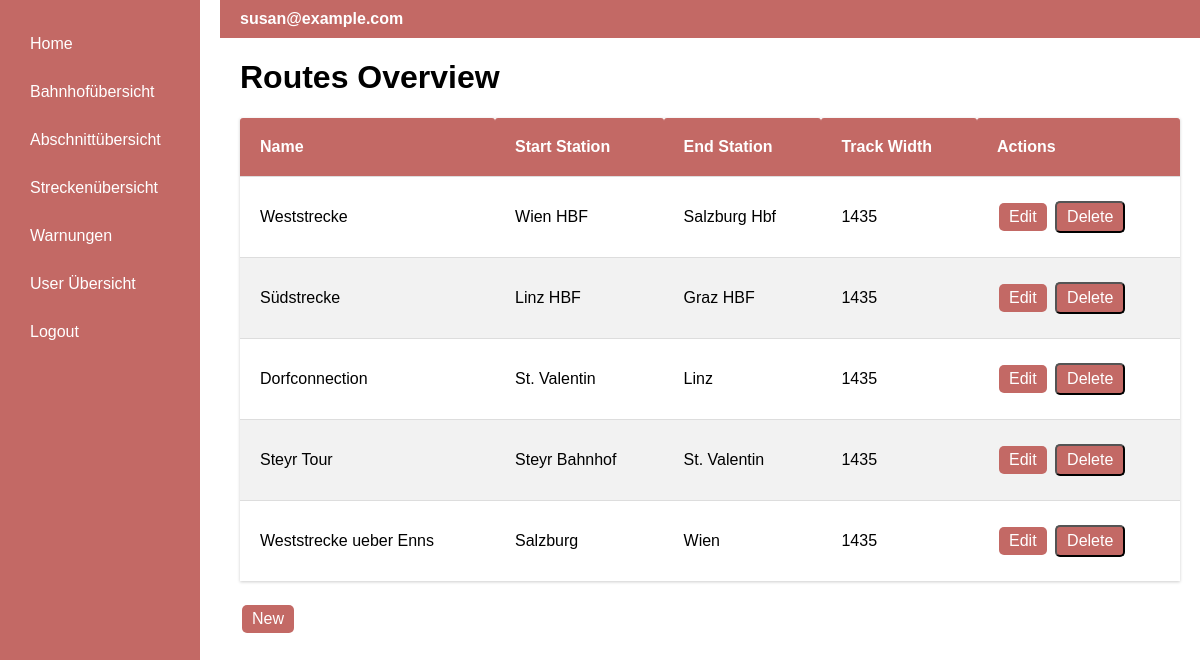
Before: /routes (signed in) with the older database file.
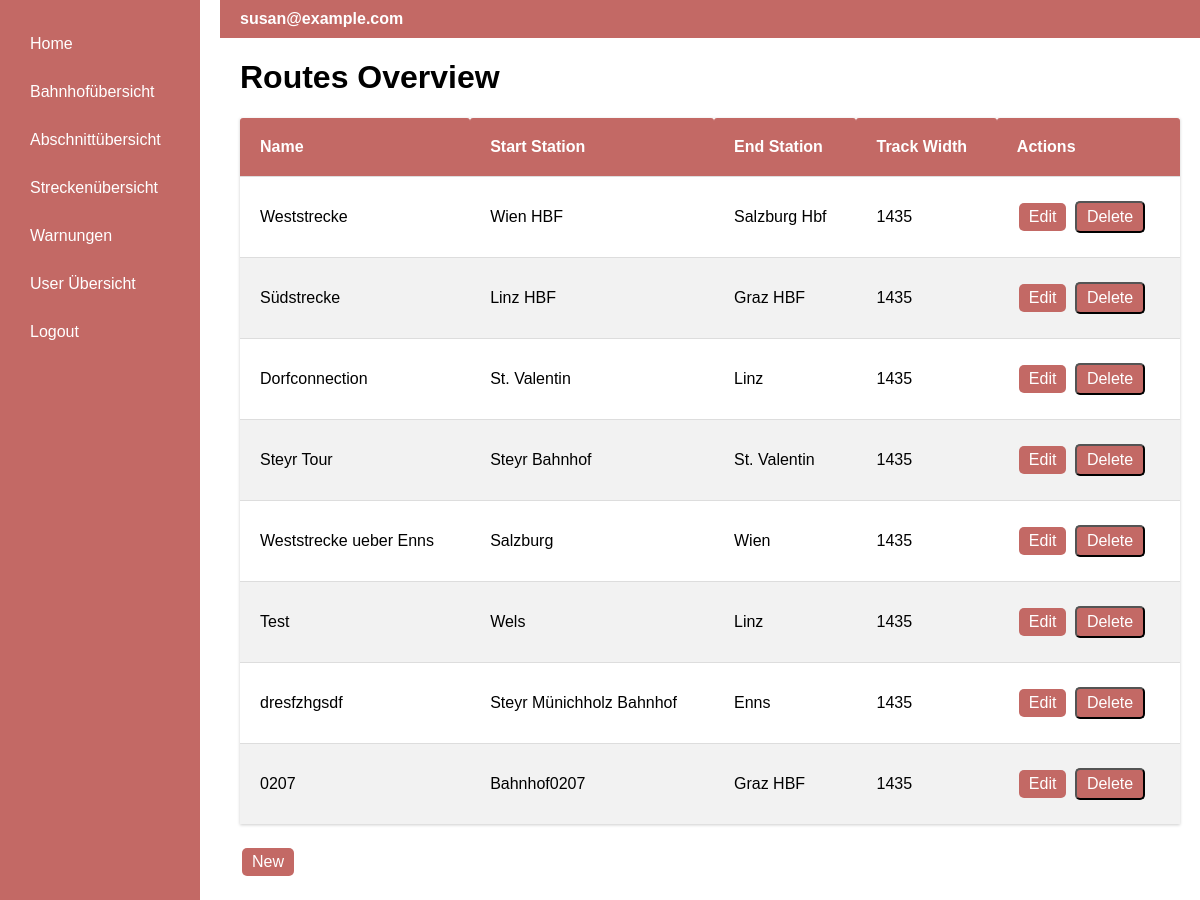
After: the same page with the newer database file.
### app/models.py (models this page shows)
class Route(db.Model):
    id = db.Column(db.Integer, primary_key=True, autoincrement=True)
    name = db.Column(db.String(140))
    startStation = db.Column(db.Integer, db.ForeignKey('station.id', name='fk_route_station_start'))
    endStation = db.Column(db.Integer, db.ForeignKey('station.id', name='fk_route_station_start'))
    sections = db.relationship('Segment', secondary=routesegments, backref="route")
    trackWidth = db.Column(db.Integer)

class Station(db.Model):
    id = db.Column(db.Integer, primary_key=True, autoincrement=True)
    name = db.Column(db.String(140))
    address_id = db.Column(db.Integer, db.ForeignKey('address.id', name='fk_station_address_id'))
    address = db.relationship("Address")
    xcoord = db.Column(db.String(140))
    ycoord = db.Column(db.String(140))

### app/routes.py (the view)
@app.route('/routes', methods=['GET'])
@login_required
def routes_overview():
    StartStation = aliased(Station)
    EndStation = aliased(Station)
    routes = db.session.query(
        Route,
        StartStation.name.label('start_station_name'),
        EndStation.name.label('end_station_name')
    ).join(
        StartStation, Route.startStation == StartStation.id
    ).join(
        EndStation, Route.endStation == EndStation.id
    ).all()
    return render_template('routes.html', routes=routes)

### app/models.py (called while the page is built)
@login.user_loader
def load_user(id):
    return db.session.get(User, int(id))

### app/templates/routes.html
{% extends "base.html" %}
{% block content %}
<h1>Routes Overview</h1>
<table class="table-station">
    <thead>
    <tr>
        <th>Name</th>
        <th>Start Station</th>
        <th>End Station</th>
        <th>Track Width</th>
        {% if current_user.is_authenticated and current_user.isAdmin %}
        <th>Actions</th>
        {% endif %}
    </tr>
    </thead>
    <tbody>
    {% for route, start_station_name, end_station_name in routes %}
        <tr>
            <td>{{ route.name }}</td>
            <td>{{ start_station_name }}</td>
            <td>{{ end_station_name }}</td>
            <td>{{ route.trackWidth }}</td>
            <td>
                {% if current_user.is_authenticated and current_user.isAdmin %}
                    <a href="{{ url_for('routeEdit', route_id=route.id) }}" class="edit-button">Edit</a>
                    <form action="{{ url_for('routeDelete', route_id=route.id) }}" method="POST"
                          style="display: inline-block;">
                        <input type="submit" value="Delete" class="edit-button">
                    </form>
                {% endif %}
            </td>
        </tr>
    {% endfor %}
    </tbody>
</table>
<a href="{{ url_for('routeNew') }}" class="create_button">New</a>
{% endblock %}

Changed rows visible on the page:
added Route: name "Test", name "Wels", name "Linz", trackWidth "1435"
added Route: name "dresfzhgsdf", name "Steyr Münichholz Bahnhof", name "Enns", trackWidth "1435"
added Route: name "0207", name "Bahnhof0207", name "Graz HBF", trackWidth "1435"
